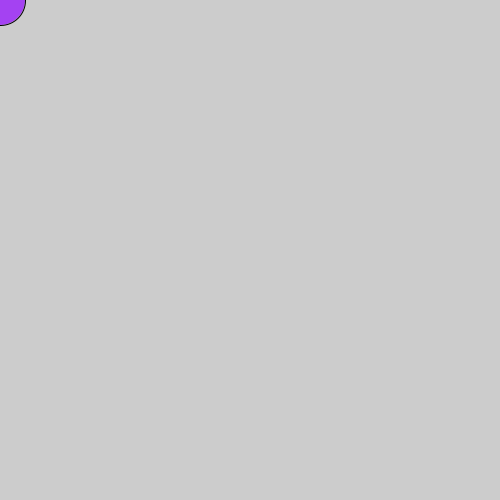
Frame 1 (no input)
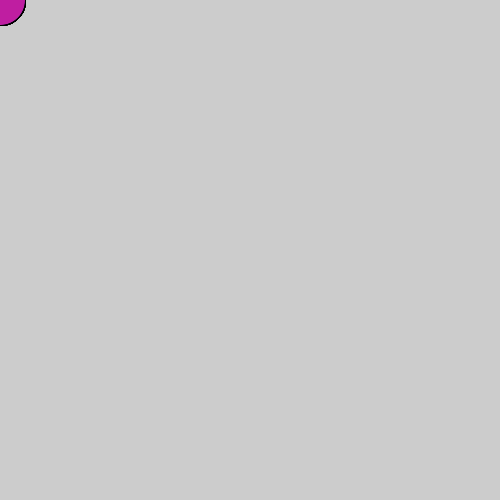
Frame 60 (the mouse pressed at the canvas centre just before this capture)
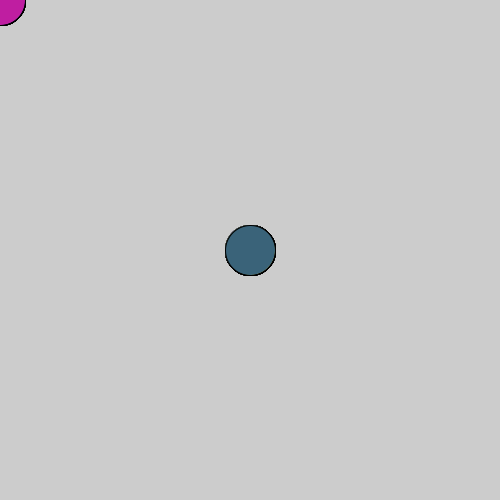
Frame 120 (the mouse held since frame 60 and released just before this capture)

The Processing sketch that drew these frames (run headless with seeded random() and noise(); from frame 60 on, the mouse is pressed at the canvas centre):

// Processing sketch: variable_Random
// ── variable_Random.pde
float r;
float g;
float b;
void setup() {
  size(500, 500);
}

void draw() {
  //background(255);
  r = random(255);
  g = random(255);
  b = random(255);
  
  //background(r, g, b);
  fill(r,g,b);
  ellipse(mouseX, mouseY, 50,50);
  
}
